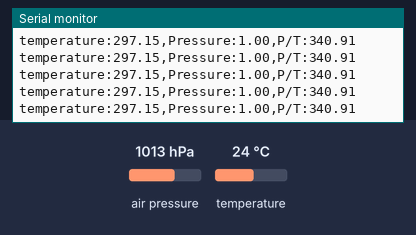
A sketch run on a simulated Arduino Uno, built with avr-gcc and run on an emulated ATmega328P. On the bench: the last lines printed to the serial monitor. The inputs (shaded band) are chosen by the test bench; at power-on: air pressure 1013 hPa, temperature 24 °C.

Above: at 1.2 s.
1.3 s: air pressure set to 952 hPa
At 1.5 s:
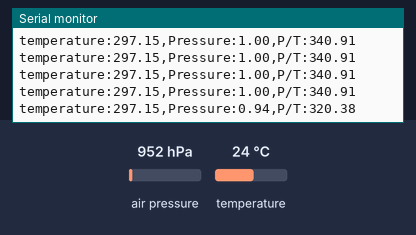
4.3 s: temperature set to 12 °C
At 4.39 s:
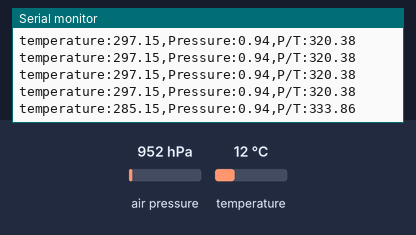
7.3 s: air pressure set to 975 hPa
At 7.38 s:
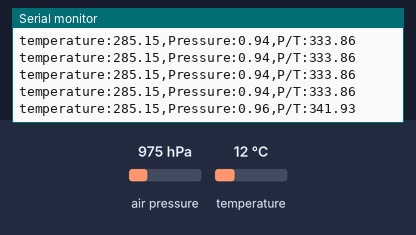
Timing chart, 0 to 10.3 s (numbered marks = the images above; inputs shaded):
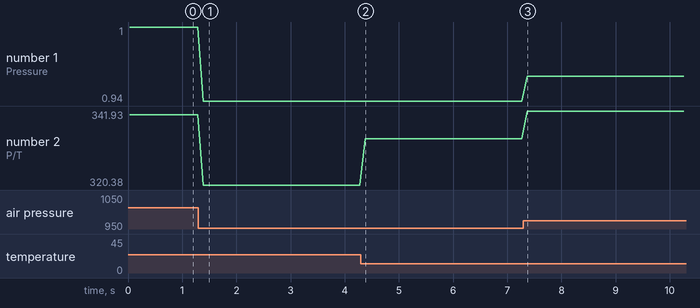

Measured:
- after the input at 1.3 s, the serial monitor: prints a new line after 0.09 s (image 1)
- after the input at 4.3 s, the serial monitor: prints a new line after 0.08 s (image 2)
- after the input at 7.3 s, the serial monitor: prints a new line after 0.07 s (image 3)
- plotted number 1: 1 → 0.94 after the input at 1.3 s, 0.94 → 0.96 after the input at 7.3 s
- plotted number 2: 340.91 → 320.38 after the input at 1.3 s, 320.38 → 333.86 after the input at 4.3 s, 333.86 → 341.93 after the input at 7.3 s

The sketch:

tp.ino
```cpp
#include <Wire.h>
#include <Adafruit_BMP085.h>

Adafruit_BMP085 bmp;

double pressure, temperature;

void setup() {
  Serial.begin(9600);
  while (!bmp.begin());
  Serial.println("Sensor BMP085 setup finished.");
}

void loop() {
    Serial.print("temperature:");
    temperature = bmp.readTemperature() + 273.15;
    Serial.print(temperature);
    Serial.print(',');
    // Serial.println(" K");

    Serial.print("Pressure:");
    pressure = bmp.readPressure();
    Serial.print(pressure/101300);
    Serial.print(',');
    // Serial.println(" Pa");

    Serial.print("P/T:");
    Serial.println(pressure / temperature);

    // Serial.println();
    delay(100);
}
```
